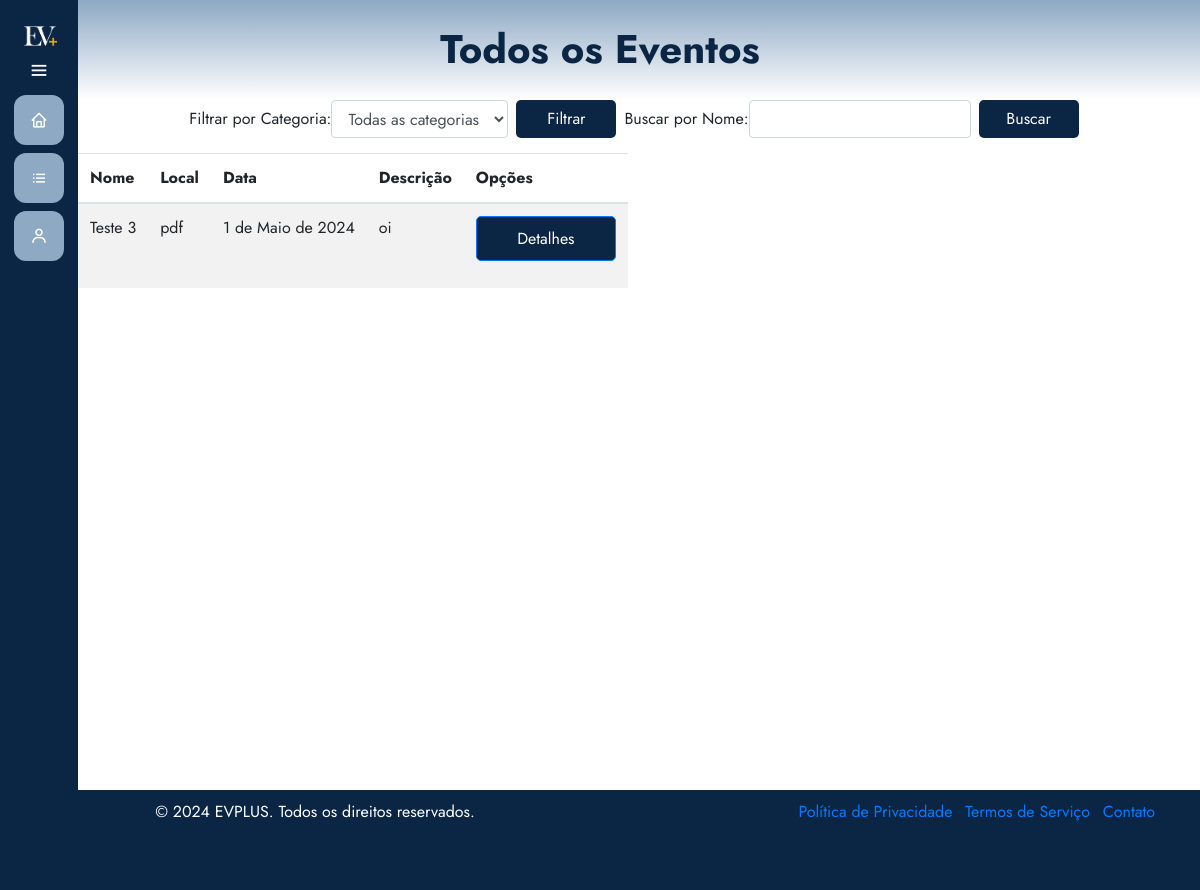
Before: /eventos/todos-eventos/ with the older database file.
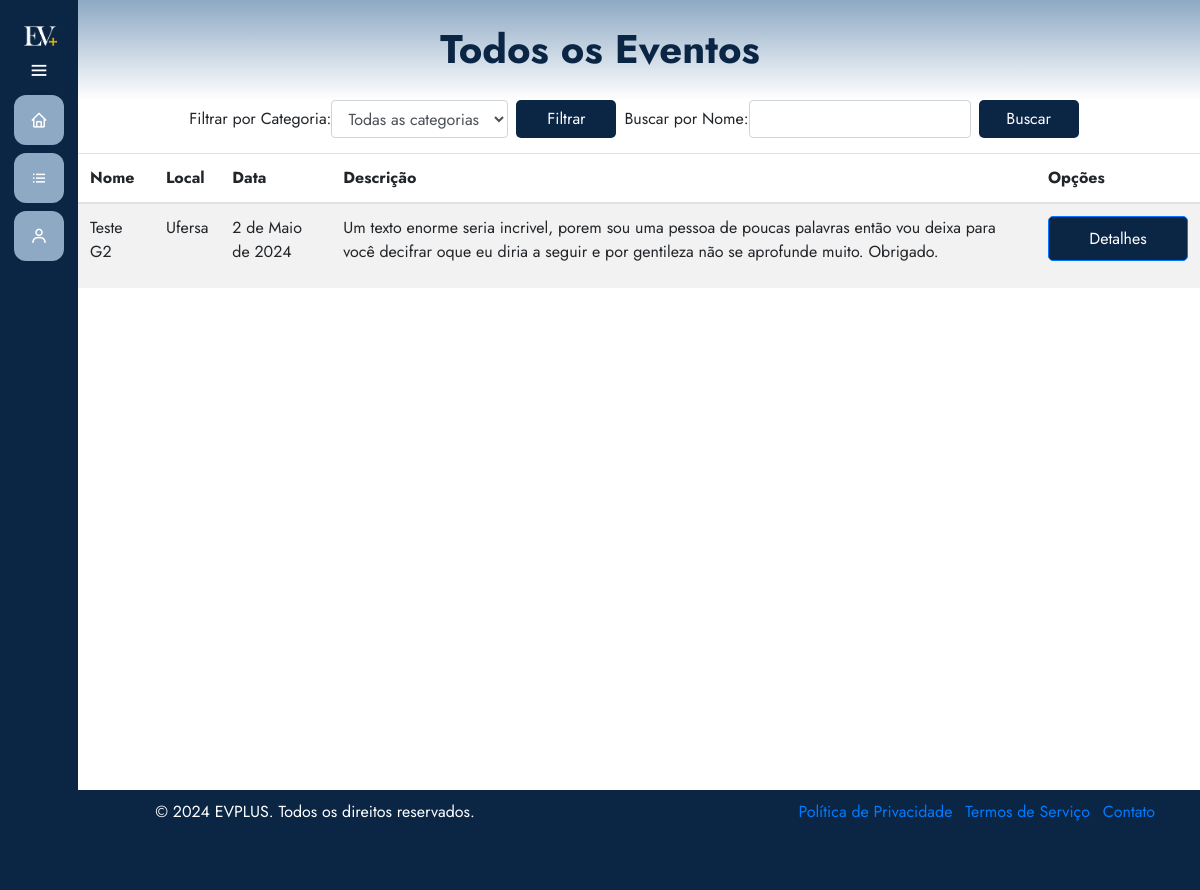
After: the same page with the newer database file.
### eventos/models.py (models this page shows, shortened)
class Evento(models.Model):
    user = models.ForeignKey(User, on_delete=models.CASCADE)
    clients = models.ManyToManyField(User, through='Inscricao', related_name='eventos')
    name = models.CharField(max_length=100)
    description = models.TextField()
    local = models.CharField(max_length=100)
    date = models.DateField()
    time = models.TimeField()
    category = models.CharField(max_length=100)
    banner = models.ImageField(null=True, blank=True, upload_to='images/')
    limite_inscricoes = models.PositiveIntegerField(null=True, blank=True, verbose_name="Limite de Inscrições")
    finalizado = models.BooleanField(default=False)
    certificado = models.FileField(upload_to='certificados/', null=True, blank=True)

### eventos/views.py (the view)
# urls.py: path('todos-eventos/', views.listarTodosEventos, name='todos_eventos'),
def listarTodosEventos(request):
    exibir_sidebar = True
    categoria = request.GET.get('categoria')
    nome = request.GET.get('nome')
    eventosDisponiveis = Evento.objects.filter(finalizado=False)
    if categoria:
        eventosDisponiveis = eventosDisponiveis.filter(category=categoria)
    if nome:
        eventosDisponiveis = eventosDisponiveis.filter(name__icontains=nome)
    return render(request, 'todosEventos.html', {'eventos': eventosDisponiveis, 'exibir_sidebar': exibir_sidebar})

### eventos/templates/todosEventos.html (shortened to what this page needs)
{% extends 'base.html' %}
{% load static %}
{% block 'head' %}
    <link rel="stylesheet" href="{% static 'eventos/css/todosEventos.css' %}">
{% endblock %}
{% block 'dashboard' %}
    <div class="container">
        <div class="row">
            <div class="col-md-12">
                <form method="GET" action="{% url 'eventos:todos_eventos' %}" class="form-inline">
                    <div class="form-group mr-2">
                        <label for="categoria">Filtrar por Categoria:</label>
                        <select class="form-control" id="categoria" name="categoria">
                            <option value="">Todas as categorias</option>
                        </select>
                    </div>
                    <button type="submit" class="btn btn-filter mr-2">Filtrar</button>
                    <div class="form-group">
                        <label for="nome">Buscar por Nome:</label>
                        <input type="text" class="form-control mr-2" id="nome" name="nome">
                    </div>
                    <button type="submit" class="btn btn-filter">Buscar</button>
                </form>
            </div>
        <div class="row">
            <div class="col-md-12">
                <div class="panel panel-default">
                    <div class="panel-body">
                        <div class="table-responsive">
                            <table class="table table-striped">
                                <thead>
                                    <tr>
                                        <th>Nome</th>
                                        <th>Local</th>
                                        <th>Data</th>
                                        <th>Descrição</th>
                                        <th>Opções</th>
                                    </tr>
                                </thead>
                                <tbody>
                                    {% for evento in eventos %}
                                        <tr>
                                            <td>{{ evento.name }}</td>
                                            <td>{{ evento.local }}</td>
                                            <td>{{ evento.date }}</td>
                                            <td>{{ evento.description }}</td>
                                            <td>
                                                <a href="{% url 'eventos:detalhes_evento' evento.id %}" class="btn btn-primary">Detalhes</a>
                                            </td>
                                        </tr>
                                    {% endfor %}
                                </tbody>
                            </table>
                        </div>
                    </div>
                </div>
            </div>
        </div>
    </div>
{% endblock %}

Changed rows visible on the page:
removed Evento: name "Teste 3", local "pdf", date "1 de Maio de 2024", description "oi"
added Evento: name "Teste G2", local "Ufersa", date "2 de Maio de 2024", description "Um texto enorme seria incrivel, porem sou uma pessoa de poucas palavras então vou deixa para você decifrar oque eu diria a seguir e por gentileza não se aprofunde muito. Obrigado."
